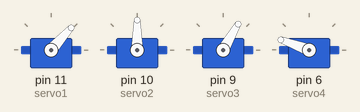
This sketch was run on a simulated Arduino Uno, built with avr-gcc and run on an emulated ATmega328P. Shown: 4 × servo.

Above: at 0.05 s.
At 0.65 s:
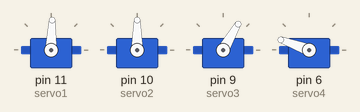
At 1.25 s:
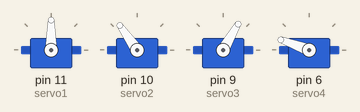
At 2.45 s:
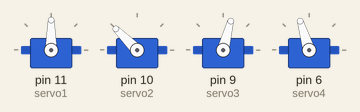
At 3.65 s:
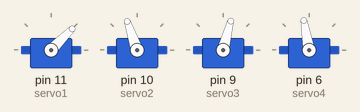
At 4.9 s:
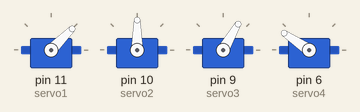
Timing chart, 0 to 6.6 s (numbered marks = the images above):
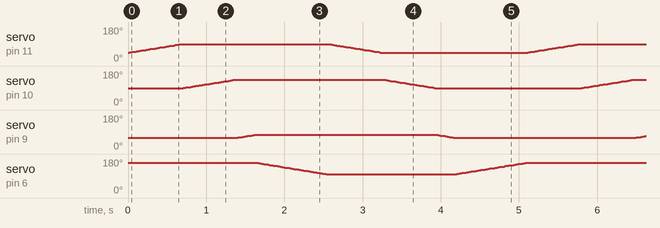

The sketch:

sketch_mark_2.ino
```cpp
/* MakerQuest - Projeto_1.3_Movimentos_Automáticos - Versão:1.0 Ago24 */
/*       Manuais&Códigos disponíveis em www.makerquest.com.br         */

#include <Servo.h>

// Definição dos objetos servos do braço robótico
Servo servo1;  // Cria objeto servo para controlar o servo1 - BASE
Servo servo2;  // Cria objeto servo para controlar o servo2 - OMBRO
Servo servo3;  // Cria objeto servo para controlar o servo3 - COTOVELO
Servo servo4;  // Cria objeto servo para controlar o servo4 - GARRA

// Variáveis
int pos = 0;    // Variável para armazenar a posição do servo

void setup() {
  // Anexa o objeto servo ao pino
  servo1.attach(11);  // Anexa o servo no pino 11 - BASE
  servo2.attach(10);  // Anexa o servo no pino 10 - OMBRO
  servo3.attach(9);   // Anexa o servo no pino 9 - COTOVELO
  servo4.attach(6);   // Anexa o servo no pino 6 - GARRA

  // Configura as posições iniciais dos servos
  servo1.write(45);   // BASE: posição inicial de 90 graus
  servo2.write(90);   // OMBRO: posição inicial de 90 graus
  servo3.write(60);   // COTOVELO: posição inicial de 60 graus
  servo4.write(160);  // GARRA: posição inicial de 160 graus
}

void loop() {
  // Movimento do servo1 (BASE) de 45 graus a 90 graus
  for (pos = 45; pos <= 90; pos += 1) {
    servo1.write(pos);          // Move o servo1 para a posição 'pos'
    delay(15);                  // Aguarda 15 ms para o servo alcançar a posição
  }

  // Movimento do servo2 (OMBRO) de 90 graus a 135 graus
  for (pos = 90; pos <= 135; pos += 1) {
    servo2.write(pos);          // Move o servo2 para a posição 'pos'
    delay(15);                  // Aguarda 15 ms para o servo alcançar a posição
  }

  // Movimento do servo3 (COTOVELO) de 60 graus a 75 graus
  for (pos = 60; pos <= 75; pos += 1) {
    servo3.write(pos);          // Move o servo3 para a posição 'pos'
    delay(15);                  // Aguarda 15 ms para o servo alcançar a posição
  }

  // Movimento do servo4 (GARRA) de 160 graus a 100 graus
  for (pos = 160; pos >= 100; pos -= 1) {
    servo4.write(pos);          // Move o servo4 para a posição 'pos'
    delay(15);                  // Aguarda 15 ms para o servo alcançar a posição
  }

  // Movimento do servo1 (BASE) de 90 graus a 45 graus
  for (pos = 90; pos >= 45; pos -= 1) {
    servo1.write(pos);          // Move o servo1 para a posição 'pos'
    delay(15);                  // Aguarda 15 ms para o servo alcançar a posição
  }

  // Movimento do servo2 (OMBRO) de 135 graus a 90 graus
  for (pos = 135; pos >= 90; pos -= 1) {
    servo2.write(pos);          // Move o servo2 para a posição 'pos'
    delay(15);                  // Aguarda 15 ms para o servo alcançar a posição
  }

  // Movimento do servo3 (COTOVELO) de 75 graus a 60 graus
  for (pos = 75; pos >= 60; pos -= 1) {
    servo3.write(pos);          // Move o servo3 para a posição 'pos'
    delay(15);                  // Aguarda 15 ms para o servo alcançar a posição
  }

  // Movimento do servo4 (GARRA) de 100 graus a 160 graus
  for (pos = 100; pos <= 160; pos += 1) {
    servo4.write(pos);          // Move o servo4 para a posição 'pos'
    delay(15);                  // Aguarda 15 ms para o servo alcançar a posição
  }
}
/* MakerQuest - Projeto_1.3_Movimentos_Automáticos - Versão:1.0 Ago24 */
/*       Manuais&Códigos disponíveis em www.makerquest.com.br         */
```
